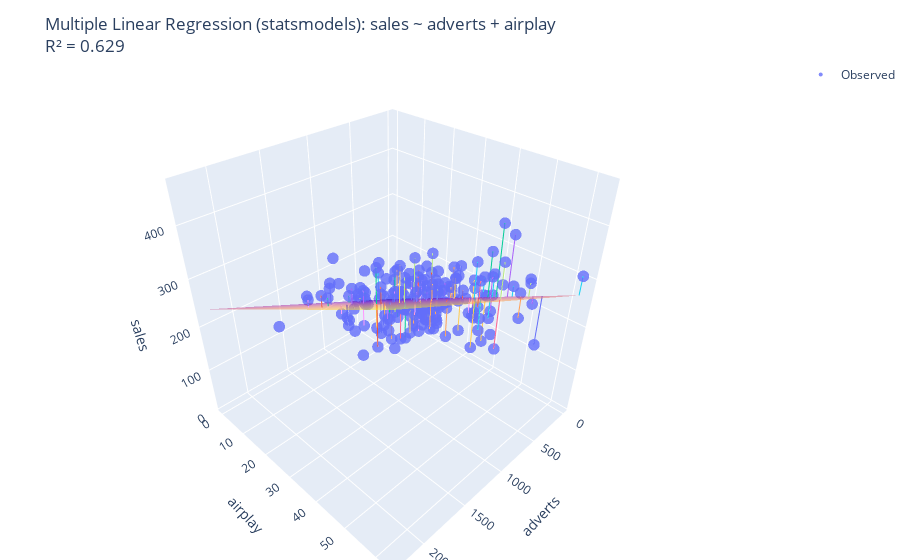

Notebook code for this chart:
### Code cell
# Interactive 3D figure with Plotly
scatter = go.Scatter3d(
    x=df["adverts"],
    y=df["airplay"],
    z=df["sales"],
    mode="markers",
    marker=dict(size=4, opacity=0.8),
    name="Observed"
)

plane = go.Surface(
    x=A, y=P, z=Z,
    opacity=0.5,
    name="Regression plane",
    showscale=False
)

# Residual lines (we'll plot only a sample to keep the scene responsive)
sample_df = df.copy()
if len(sample_df) > 150:
    sample_df = sample_df.sample(150, random_state=42)

residual_traces = []
for _, row in sample_df.iterrows():
    a, p, actual = row["adverts"], row["airplay"], row["sales"]
    fitted = intercept + b_adverts * a + b_airplay * p
    residual_traces.append(go.Scatter3d(
        x=[a, a],
        y=[p, p],
        z=[fitted, actual],
        mode="lines",
        line=dict(width=2),
        showlegend=False
    ))

fig = go.Figure(data=[scatter, plane] + residual_traces)
fig.update_layout(
    title=f"Multiple Linear Regression (statsmodels): sales ~ adverts + airplay<br>R² = {r2:.3f}",
    scene=dict(
        xaxis_title="adverts",
        yaxis_title="airplay",
        zaxis_title="sales",
        aspectmode="cube"
    ),
    margin=dict(l=0, r=0, t=60, b=0),
)

# Render the interactive chart
fig.show()

### Figure 1 — Plotly figure (JSON) as saved in the notebook; plotly's stock layout.template omitted (floating-point values rounded to 4 significant figures; data arrays with more than 128 entries replaced by an {"elided": "..."} marker saying what was removed)
{"data": [{"marker": {"opacity": 0.8, "size": 4}, "mode": "markers", "name": "Observed", "type": "scatter3d", "x": {"elided": "200 float values"}, "y": {"elided": "200 int values"}, "z": {"elided": "200 int values"}}, {"name": "Regression plane", "opacity": 0.5, "showscale": false, "type": "surface", "x": {"elided": "60x60 float values"}, "y": {"elided": "60x60 float values"}, "z": {"elided": "60x60 float values"}}, {"line": {"width": 2}, "mode": "lines", "showlegend": false, "type": "scatter3d", "x": [982.1, 982.1], "y": [26, 26], "z": [219.8, 180]}, {"line": {"width": 2}, "mode": "lines", "showlegend": false, "type": "scatter3d", "x": [265.4, 265.4], "y": [25, 25], "z": [153.9, 100]}, {"line": {"width": 2}, "mode": "lines", "showlegend": false, "type": "scatter3d", "x": [125.6, 125.6], "y": [49, 49], "z": [227.9, 180]}, {"line": {"width": 2}, "mode": "lines", "showlegend": false, "type": "scatter3d", "x": [507.6, 507.6], "y": [0, 0], "z": [85.23, 120]}, {"line": {"width": 2}, "mode": "lines", "showlegend": false, "type": "scatter3d", "x": [715.7, 715.7], "y": [28, 28], "z": [203.8, 220]}, {"line": {"width": 2}, "mode": "lines", "showlegend": false, "type": "scatter3d", "x": [102.6, 102.6], "y": [5, 5], "z": [67.99, 90]}, {"line": {"width": 2}, "mode": "lines", "showlegend": false, "type": "scatter3d", "x": [566.5, 566.5], "y": [32, 32], "z": [205.2, 240]}, {"line": {"width": 2}, "mode": "lines", "showlegend": false, "type": "scatter3d", "x": [500.9, 500.9], "y": [36, 36], "z": [213.8, 260]}, {"line": {"width": 2}, "mode": "lines", "showlegend": false, "type": "scatter3d", "x": [1547.0, 1547.0], "y": [28, 28], "z": [276.0, 250]}, {"line": {"width": 2}, "mode": "lines", "showlegend": false, "type": "scatter3d", "x": [1508.0, 1508.0], "y": [37, 37], "z": [304.9, 220]}, {"line": {"width": 2}, "mode": "lines", "showlegend": false, "type": "scatter3d", "x": [275.7, 275.7], "y": [18, 18], "z": [129.7, 100]}, {"line": {"width": 2}, "mode": "lines", "showlegend": false, "type": "scatter3d", "x": [295.8, 295.8], "y": [55, 55], "z": [264.2, 250]}, {"line": {"width": 2}, "mode": "lines", "showlegend": false, "type": "scatter3d", "x": [169.6, 169.6], "y": [28, 28], "z": [156.3, 230]}, {"line": {"width": 2}, "mode": "lines", "showlegend": false, "type": "scatter3d", "x": [644.2, 644.2], "y": [47, 47], "z": [265.8, 200]}, {"line": {"width": 2}, "mode": "lines", "showlegend": false, "type": "scatter3d", "x": [45.3, 45.3], "y": [36, 36], "z": [174.3, 180]}, {"line": {"width": 2}, "mode": "lines", "showlegend": false, "type": "scatter3d", "x": [801.6, 801.6], "y": [32, 32], "z": [225.6, 210]}, {"line": {"width": 2}, "mode": "lines", "showlegend": false, "type": "scatter3d", "x": [857.0, 857.0], "y": [10, 10], "z": [151.5, 170]}, {"line": {"width": 2}, "mode": "lines", "showlegend": false, "type": "scatter3d", "x": [45.69, 45.69], "y": [24, 24], "z": [131.2, 160]}, {"line": {"width": 2}, "mode": "lines", "showlegend": false, "type": "scatter3d", "x": [22.46, 22.46], "y": [1, 1], "z": [46.66, 100]}, {"line": {"width": 2}, "mode": "lines", "showlegend": false, "type": "scatter3d", "x": [255.1, 255.1], "y": [16, 16], "z": [120.7, 50]}, {"line": {"width": 2}, "mode": "lines", "showlegend": false, "type": "scatter3d", "x": [70.92, 70.92], "y": [4, 4], "z": [61.64, 10]}, {"line": {"width": 2}, "mode": "lines", "showlegend": false, "type": "scatter3d", "x": [1323.0, 1323.0], "y": [35, 35], "z": [281.7, 250]}, {"line": {"width": 2}, "mode": "lines", "showlegend": false, "type": "scatter3d", "x": [826.9, 826.9], "y": [36, 36], "z": [242.2, 180]}, {"line": {"width": 2}, "mode": "lines", "showlegend": false, "type": "scatter3d", "x": [268.6, 268.6], "y": [1, 1], "z": [68.05, 140]}, {"line": {"width": 2}, "mode": "lines", "showlegend": false, "type": "scatter3d", "x": [234.0, 234.0], "y": [20, 20], "z": [133.2, 80]}, {"line": {"width": 2}, "mode": "lines", "showlegend": false, "type": "scatter3d", "x": [579.3, 579.3], "y": [30, 30], "z": [199.1, 300]}, {"line": {"width": 2}, "mode": "lines", "showlegend": false, "type": "scatter3d", "x": [724.9, 724.9], "y": [8, 8], "z": [132.8, 70]}, {"line": {"width": 2}, "mode": "lines", "showlegend": false, "type": "scatter3d", "x": [56.9, 56.9], "y": [37, 37], "z": [178.9, 70]}, {"line": {"width": 2}, "mode": "lines", "showlegend": false, "type": "scatter3d", "x": [1568.0, 1568.0], "y": [29, 29], "z": [281.4, 240]}, {"line": {"width": 2}, "mode": "lines", "showlegend": false, "type": "scatter3d", "x": [583.6, 583.6], "y": [30, 30], "z": [199.5, 260]}, {"line": {"width": 2}, "mode": "lines", "showlegend": false, "type": "scatter3d", "x": [174.1, 174.1], "y": [40, 40], "z": [199.8, 300]}, {"line": {"width": 2}, "mode": "lines", "showlegend": false, "type": "scatter3d", "x": [1327.0, 1327.0], "y": [27, 27], "z": [253.3, 280]}, {"line": {"width": 2}, "mode": "lines", "showlegend": false, "type": "scatter3d", "x": [1112.0, 1112.0], "y": [28, 28], "z": [238.3, 210]}, {"line": {"width": 2}, "mode": "lines", "showlegend": false, "type": "scatter3d", "x": [102.6, 102.6], "y": [37, 37], "z": [182.8, 230]}, {"line": {"width": 2}, "mode": "lines", "showlegend": false, "type": "scatter3d", "x": [192.6, 192.6], "y": [9, 9], "z": [90.16, 110]}, {"line": {"width": 2}, "mode": "lines", "showlegend": false, "type": "scatter3d", "x": [305.3, 305.3], "y": [54, 54], "z": [261.4, 290]}, {"line": {"width": 2}, "mode": "lines", "showlegend": false, "type": "scatter3d", "x": [1096.0, 1096.0], "y": [31, 31], "z": [247.6, 270]}, {"line": {"width": 2}, "mode": "lines", "showlegend": false, "type": "scatter3d", "x": [30.43, 30.43], "y": [28, 28], "z": [144.3, 60]}, {"line": {"width": 2}, "mode": "lines", "showlegend": false, "type": "scatter3d", "x": [103.6, 103.6], "y": [29, 29], "z": [154.2, 230]}, {"line": {"width": 2}, "mode": "lines", "showlegend": false, "type": "scatter3d", "x": [757.0, 757.0], "y": [30, 30], "z": [214.6, 280]}, {"line": {"width": 2}, "mode": "lines", "showlegend": false, "type": "scatter3d", "x": [15.31, 15.31], "y": [22, 22], "z": [121.4, 110]}, {"line": {"width": 2}, "mode": "lines", "showlegend": false, "type": "scatter3d", "x": [800.6, 800.6], "y": [34, 34], "z": [232.7, 250]}, {"line": {"width": 2}, "mode": "lines", "showlegend": false, "type": "scatter3d", "x": [669.8, 669.8], "y": [34, 34], "z": [221.3, 190]}, {"line": {"width": 2}, "mode": "lines", "showlegend": false, "type": "scatter3d", "x": [613.7, 613.7], "y": [49, 49], "z": [270.3, 230]}, {"line": {"width": 2}, "mode": "lines", "showlegend": false, "type": "scatter3d", "x": [231.5, 231.5], "y": [16, 16], "z": [118.7, 140]}, {"line": {"width": 2}, "mode": "lines", "showlegend": false, "type": "scatter3d", "x": [910.9, 910.9], "y": [26, 26], "z": [213.6, 190]}, {"line": {"width": 2}, "mode": "lines", "showlegend": false, "type": "scatter3d", "x": [785.7, 785.7], "y": [8, 8], "z": [138.1, 150]}, {"line": {"width": 2}, "mode": "lines", "showlegend": false, "type": "scatter3d", "x": [1381.0, 1381.0], "y": [33, 33], "z": [279.5, 230]}, {"line": {"width": 2}, "mode": "lines", "showlegend": false, "type": "scatter3d", "x": [917.0, 917.0], "y": [10, 10], "z": [156.7, 140]}, {"line": {"width": 2}, "mode": "lines", "showlegend": false, "type": "scatter3d", "x": [1985.0, 1985.0], "y": [35, 35], "z": [339.2, 360]}, {"line": {"width": 2}, "mode": "lines", "showlegend": false, "type": "scatter3d", "x": [1035.0, 1035.0], "y": [12, 12], "z": [174.2, 190]}, {"line": {"width": 2}, "mode": "lines", "showlegend": false, "type": "scatter3d", "x": [68.09, 68.09], "y": [15, 15], "z": [100.9, 150]}, {"line": {"width": 2}, "mode": "lines", "showlegend": false, "type": "scatter3d", "x": [569.0, 569.0], "y": [19, 19], "z": [158.7, 170]}, {"line": {"width": 2}, "mode": "lines", "showlegend": false, "type": "scatter3d", "x": [263.6, 263.6], "y": [43, 43], "z": [218.3, 270]}, {"line": {"width": 2}, "mode": "lines", "showlegend": false, "type": "scatter3d", "x": [624.5, 624.5], "y": [20, 20], "z": [167.2, 150]}, {"line": {"width": 2}, "mode": "lines", "showlegend": false, "type": "scatter3d", "x": [642.8, 642.8], "y": [32, 32], "z": [211.8, 210]}, {"line": {"width": 2}, "mode": "lines", "showlegend": false, "type": "scatter3d", "x": [1072.0, 1072.0], "y": [37, 37], "z": [267.0, 240]}, {"line": {"width": 2}, "mode": "lines", "showlegend": false, "type": "scatter3d", "x": [1133.0, 1133.0], "y": [55, 55], "z": [336.9, 250]}, {"line": {"width": 2}, "mode": "lines", "showlegend": false, "type": "scatter3d", "x": [1051.0, 1051.0], "y": [20, 20], "z": [204.2, 200]}, {"line": {"width": 2}, "mode": "lines", "showlegend": false, "type": "scatter3d", "x": [201.4, 201.4], "y": [11, 11], "z": [98.1, 140]}, {"line": {"width": 2}, "mode": "lines", "showlegend": false, "type": "scatter3d", "x": [986.0, 986.0], "y": [17, 17], "z": [187.8, 210]}, {"line": {"width": 2}, "mode": "lines", "showlegend": false, "type": "scatter3d", "x": [746.0, 746.0], "y": [34, 34], "z": [228.0, 210]}, {"line": {"width": 2}, "mode": "lines", "showlegend": false, "type": "scatter3d", "x": [377.9, 377.9], "y": [19, 19], "z": [142.1, 80]}, {"line": {"width": 2}, "mode": "lines", "showlegend": false, "type": "scatter3d", "x": [251.2, 251.2], "y": [24, 24], "z": [149.1, 150]}, {"line": {"width": 2}, "mode": "lines", "showlegend": false, "type": "scatter3d", "x": [843.0, 843.0], "y": [32, 32], "z": [229.2, 280]}, {"line": {"width": 2}, "mode": "lines", "showlegend": false, "type": "scatter3d", "x": [216.0, 216.0], "y": [19, 19], "z": [128.1, 150]}, {"line": {"width": 2}, "mode": "lines", "showlegend": false, "type": "scatter3d", "x": [2000, 2000], "y": [31, 31], "z": [326.2, 340]}, {"line": {"width": 2}, "mode": "lines", "showlegend": false, "type": "scatter3d", "x": [56.89, 56.89], "y": [27, 27], "z": [143.0, 140]}, {"line": {"width": 2}, "mode": "lines", "showlegend": false, "type": "scatter3d", "x": [976.6, 976.6], "y": [31, 31], "z": [237.2, 220]}, {"line": {"width": 2}, "mode": "lines", "showlegend": false, "type": "scatter3d", "x": [100.0, 100.0], "y": [21, 21], "z": [125.2, 140]}, {"line": {"width": 2}, "mode": "lines", "showlegend": false, "type": "scatter3d", "x": [405.9, 405.9], "y": [12, 12], "z": [119.5, 190]}, {"line": {"width": 2}, "mode": "lines", "showlegend": false, "type": "scatter3d", "x": [1424.0, 1424.0], "y": [26, 26], "z": [258.1, 290]}, {"line": {"width": 2}, "mode": "lines", "showlegend": false, "type": "scatter3d", "x": [883.9, 883.9], "y": [26, 26], "z": [211.2, 280]}, {"line": {"width": 2}, "mode": "lines", "showlegend": false, "type": "scatter3d", "x": [50, 50], "y": [63, 63], "z": [271.6, 310]}, {"line": {"width": 2}, "mode": "lines", "showlegend": false, "type": "scatter3d", "x": [912.3, 912.3], "y": [57, 57], "z": [325.0, 230]}, {"line": {"width": 2}, "mode": "lines", "showlegend": false, "type": "scatter3d", "x": [233.3, 233.3], "y": [2, 2], "z": [68.57, 80]}, {"line": {"width": 2}, "mode": "lines", "showlegend": false, "type": "scatter3d", "x": [336.5, 336.5], "y": [20, 20], "z": [142.1, 60]}, {"line": {"width": 2}, "mode": "lines", "showlegend": false, "type": "scatter3d", "x": [799.9, 799.9], "y": [28, 28], "z": [211.1, 210]}, {"line": {"width": 2}, "mode": "lines", "showlegend": false, "type": "scatter3d", "x": [75.9, 75.9], "y": [34, 34], "z": [169.7, 120]}, {"line": {"width": 2}, "mode": "lines", "showlegend": false, "type": "scatter3d", "x": [426.8, 426.8], "y": [37, 37], "z": [211.0, 230]}, {"line": {"width": 2}, "mode": "lines", "showlegend": false, "type": "scatter3d", "x": [1446.0, 1446.0], "y": [35, 35], "z": [292.3, 360]}, {"line": {"width": 2}, "mode": "lines", "showlegend": false, "type": "scatter3d", "x": [51.23, 51.23], "y": [19, 19], "z": [113.8, 160]}, {"line": {"width": 2}, "mode": "lines", "showlegend": false, "type": "scatter3d", "x": [102.6, 102.6], "y": [25, 25], "z": [139.8, 40]}, {"line": {"width": 2}, "mode": "lines", "showlegend": false, "type": "scatter3d", "x": [759.5, 759.5], "y": [21, 21], "z": [182.5, 200]}, {"line": {"width": 2}, "mode": "lines", "showlegend": false, "type": "scatter3d", "x": [56.9, 56.9], "y": [33, 33], "z": [164.5, 120]}, {"line": {"width": 2}, "mode": "lines", "showlegend": false, "type": "scatter3d", "x": [1126.0, 1126.0], "y": [38, 38], "z": [275.4, 360]}, {"line": {"width": 2}, "mode": "lines", "showlegend": false, "type": "scatter3d", "x": [26.89, 26.89], "y": [19, 19], "z": [111.6, 60]}, {"line": {"width": 2}, "mode": "lines", "showlegend": false, "type": "scatter3d", "x": [125.2, 125.2], "y": [28, 28], "z": [152.5, 200]}, {"line": {"width": 2}, "mode": "lines", "showlegend": false, "type": "scatter3d", "x": [709.4, 709.4], "y": [16, 16], "z": [160.2, 100]}, {"line": {"width": 2}, "mode": "lines", "showlegend": false, "type": "scatter3d", "x": [1500, 1500], "y": [38, 38], "z": [307.8, 340]}, {"line": {"width": 2}, "mode": "lines", "showlegend": false, "type": "scatter3d", "x": [1790.0, 1790.0], "y": [30, 30], "z": [304.3, 320]}, {"line": {"width": 2}, "mode": "lines", "showlegend": false, "type": "scatter3d", "x": [893.4, 893.4], "y": [26, 26], "z": [212.1, 210]}, {"line": {"width": 2}, "mode": "lines", "showlegend": false, "type": "scatter3d", "x": [1351.0, 1351.0], "y": [37, 37], "z": [291.3, 290]}, {"line": {"width": 2}, "mode": "lines", "showlegend": false, "type": "scatter3d", "x": [759.9, 759.9], "y": [6, 6], "z": [128.7, 130]}, {"line": {"width": 2}, "mode": "lines", "showlegend": false, "type": "scatter3d", "x": [611.5, 611.5], "y": [20, 20], "z": [166.0, 70]}, {"line": {"width": 2}, "mode": "lines", "showlegend": false, "type": "scatter3d", "x": [700.9, 700.9], "y": [35, 35], "z": [227.6, 250]}, {"line": {"width": 2}, "mode": "lines", "showlegend": false, "type": "scatter3d", "x": [215.7, 215.7], "y": [35, 35], "z": [185.5, 150]}, {"line": {"width": 2}, "mode": "lines", "showlegend": false, "type": "scatter3d", "x": [471.8, 471.8], "y": [20, 20], "z": [153.9, 70]}, {"line": {"width": 2}, "mode": "lines", "showlegend": false, "type": "scatter3d", "x": [1545.0, 1545.0], "y": [42, 42], "z": [326.1, 330]}, {"line": {"width": 2}, "mode": "lines", "showlegend": false, "type": "scatter3d", "x": [562.0, 562.0], "y": [35, 35], "z": [215.6, 210]}, {"line": {"width": 2}, "mode": "lines", "showlegend": false, "type": "scatter3d", "x": [574.5, 574.5], "y": [44, 44], "z": [248.9, 220]}, {"line": {"width": 2}, "mode": "lines", "showlegend": false, "type": "scatter3d", "x": [218.0, 218.0], "y": [42, 42], "z": [210.8, 180]}, {"line": {"width": 2}, "mode": "lines", "showlegend": false, "type": "scatter3d", "x": [283.2, 283.2], "y": [30, 30], "z": [173.4, 200]}, {"line": {"width": 2}, "mode": "lines", "showlegend": false, "type": "scatter3d", "x": [456.9, 456.9], "y": [18, 18], "z": [145.4, 120]}, {"line": {"width": 2}, "mode": "lines", "showlegend": false, "type": "scatter3d", "x": [102.6, 102.6], "y": [22, 22], "z": [129.0, 140]}, {"line": {"width": 2}, "mode": "lines", "showlegend": false, "type": "scatter3d", "x": [234.6, 234.6], "y": [21, 21], "z": [136.9, 90]}, {"line": {"width": 2}, "mode": "lines", "showlegend": false, "type": "scatter3d", "x": [1721.0, 1721.0], "y": [32, 32], "z": [305.5, 290]}, {"line": {"width": 2}, "mode": "lines", "showlegend": false, "type": "scatter3d", "x": [731.4, 731.4], "y": [22, 22], "z": [183.6, 170]}, {"line": {"width": 2}, "mode": "lines", "showlegend": false, "type": "scatter3d", "x": [507.8, 507.8], "y": [9, 9], "z": [117.5, 30]}, {"line": {"width": 2}, "mode": "lines", "showlegend": false, "type": "scatter3d", "x": [207.0, 207.0], "y": [14, 14], "z": [109.4, 100]}, {"line": {"width": 2}, "mode": "lines", "showlegend": false, "type": "scatter3d", "x": [429.5, 429.5], "y": [17, 17], "z": [139.5, 40]}, {"line": {"width": 2}, "mode": "lines", "showlegend": false, "type": "scatter3d", "x": [10.26, 10.26], "y": [43, 43], "z": [196.3, 330]}, {"line": {"width": 2}, "mode": "lines", "showlegend": false, "type": "scatter3d", "x": [1500, 1500], "y": [11, 11], "z": [210.9, 230]}, {"line": {"width": 2}, "mode": "lines", "showlegend": false, "type": "scatter3d", "x": [42.57, 42.57], "y": [45, 45], "z": [206.3, 230]}, {"line": {"width": 2}, "mode": "lines", "showlegend": false, "type": "scatter3d", "x": [102.6, 102.6], "y": [26, 26], "z": [143.3, 160]}, {"line": {"width": 2}, "mode": "lines", "showlegend": false, "type": "scatter3d", "x": [678.6, 678.6], "y": [53, 53], "z": [290.3, 360]}, {"line": {"width": 2}, "mode": "lines", "showlegend": false, "type": "scatter3d", "x": [391.7, 391.7], "y": [22, 22], "z": [154.1, 200]}, {"line": {"width": 2}, "mode": "lines", "showlegend": false, "type": "scatter3d", "x": [385.0, 385.0], "y": [42, 42], "z": [225.3, 180]}, {"line": {"width": 2}, "mode": "lines", "showlegend": false, "type": "scatter3d", "x": [9.104, 9.104], "y": [53, 53], "z": [232.1, 120]}, {"line": {"width": 2}, "mode": "lines", "showlegend": false, "type": "scatter3d", "x": [68.95, 68.95], "y": [35, 35], "z": [172.7, 150]}, {"line": {"width": 2}, "mode": "lines", "showlegend": false, "type": "scatter3d", "x": [922.0, 922.0], "y": [34, 34], "z": [243.3, 230]}, {"line": {"width": 2}, "mode": "lines", "showlegend": false, "type": "scatter3d", "x": [35.99, 35.99], "y": [30, 30], "z": [151.9, 150]}, {"line": {"width": 2}, "mode": "lines", "showlegend": false, "type": "scatter3d", "x": [635.2, 635.2], "y": [17, 17], "z": [157.3, 60]}, {"line": {"width": 2}, "mode": "lines", "showlegend": false, "type": "scatter3d", "x": [1002.0, 1002.0], "y": [32, 32], "z": [243.0, 230]}, {"line": {"width": 2}, "mode": "lines", "showlegend": false, "type": "scatter3d", "x": [313.4, 313.4], "y": [40, 40], "z": [211.9, 250]}, {"line": {"width": 2}, "mode": "lines", "showlegend": false, "type": "scatter3d", "x": [656.1, 656.1], "y": [34, 34], "z": [220.2, 210]}, {"line": {"width": 2}, "mode": "lines", "showlegend": false, "type": "scatter3d", "x": [1135.0, 1135.0], "y": [39, 39], "z": [279.7, 300]}, {"line": {"width": 2}, "mode": "lines", "showlegend": false, "type": "scatter3d", "x": [1294.0, 1294.0], "y": [38, 38], "z": [289.9, 360]}, {"line": {"width": 2}, "mode": "lines", "showlegend": false, "type": "scatter3d", "x": [256.9, 256.9], "y": [1, 1], "z": [67.03, 70]}, {"line": {"width": 2}, "mode": "lines", "showlegend": false, "type": "scatter3d", "x": [612.2, 612.2], "y": [21, 21], "z": [169.7, 150]}, {"line": {"width": 2}, "mode": "lines", "showlegend": false, "type": "scatter3d", "x": [145.6, 145.6], "y": [42, 42], "z": [204.5, 360]}, {"line": {"width": 2}, "mode": "lines", "showlegend": false, "type": "scatter3d", "x": [204.6, 204.6], "y": [26, 26], "z": [152.2, 190]}, {"line": {"width": 2}, "mode": "lines", "showlegend": false, "type": "scatter3d", "x": [900.9, 900.9], "y": [38, 38], "z": [255.8, 290]}, {"line": {"width": 2}, "mode": "lines", "showlegend": false, "type": "scatter3d", "x": [20.46, 20.46], "y": [13, 13], "z": [89.56, 40]}, {"line": {"width": 2}, "mode": "lines", "showlegend": false, "type": "scatter3d", "x": [1054.0, 1054.0], "y": [25, 25], "z": [222.4, 240]}, {"line": {"width": 2}, "mode": "lines", "showlegend": false, "type": "scatter3d", "x": [1080.0, 1080.0], "y": [18, 18], "z": [199.6, 210]}, {"line": {"width": 2}, "mode": "lines", "showlegend": false, "type": "scatter3d", "x": [1188.0, 1188.0], "y": [33, 33], "z": [262.8, 270]}, {"line": {"width": 2}, "mode": "lines", "showlegend": false, "type": "scatter3d", "x": [263.3, 263.3], "y": [18, 18], "z": [128.6, 160]}, {"line": {"width": 2}, "mode": "lines", "showlegend": false, "type": "scatter3d", "x": [607.3, 607.3], "y": [29, 29], "z": [198.0, 230]}, {"line": {"width": 2}, "mode": "lines", "showlegend": false, "type": "scatter3d", "x": [923.4, 923.4], "y": [15, 15], "z": [175.2, 170]}, {"line": {"width": 2}, "mode": "lines", "showlegend": false, "type": "scatter3d", "x": [179.1, 179.1], "y": [19, 19], "z": [124.9, 70]}, {"line": {"width": 2}, "mode": "lines", "showlegend": false, "type": "scatter3d", "x": [450.6, 450.6], "y": [46, 46], "z": [245.4, 290]}, {"line": {"width": 2}, "mode": "lines", "showlegend": false, "type": "scatter3d", "x": [601.4, 601.4], "y": [21, 21], "z": [168.7, 180]}, {"line": {"width": 2}, "mode": "lines", "showlegend": false, "type": "scatter3d", "x": [689.5, 689.5], "y": [46, 46], "z": [266.1, 340]}, {"line": {"width": 2}, "mode": "lines", "showlegend": false, "type": "scatter3d", "x": [243.2, 243.2], "y": [10, 10], "z": [98.15, 110]}, {"line": {"width": 2}, "mode": "lines", "showlegend": false, "type": "scatter3d", "x": [1163.0, 1163.0], "y": [36, 36], "z": [271.4, 320]}, {"line": {"width": 2}, "mode": "lines", "showlegend": false, "type": "scatter3d", "x": [537.4, 537.4], "y": [22, 22], "z": [166.8, 210]}, {"line": {"width": 2}, "mode": "lines", "showlegend": false, "type": "scatter3d", "x": [215.4, 215.4], "y": [36, 36], "z": [189.0, 230]}, {"line": {"width": 2}, "mode": "lines", "showlegend": false, "type": "scatter3d", "x": [1453.0, 1453.0], "y": [19, 19], "z": [235.5, 280]}, {"line": {"width": 2}, "mode": "lines", "showlegend": false, "type": "scatter3d", "x": [45.69, 45.69], "y": [39, 39], "z": [185.1, 190]}], "layout": {"margin": {"b": 0, "l": 0, "r": 0, "t": 60}, "scene": {"aspectmode": "cube", "xaxis": {"title": {"text": "adverts"}}, "yaxis": {"title": {"text": "airplay"}}, "zaxis": {"title": {"text": "sales"}}}, "title": {"text": "Multiple Linear Regression (statsmodels): sales ~ adverts + airplay<br>R² = 0.629"}}}
